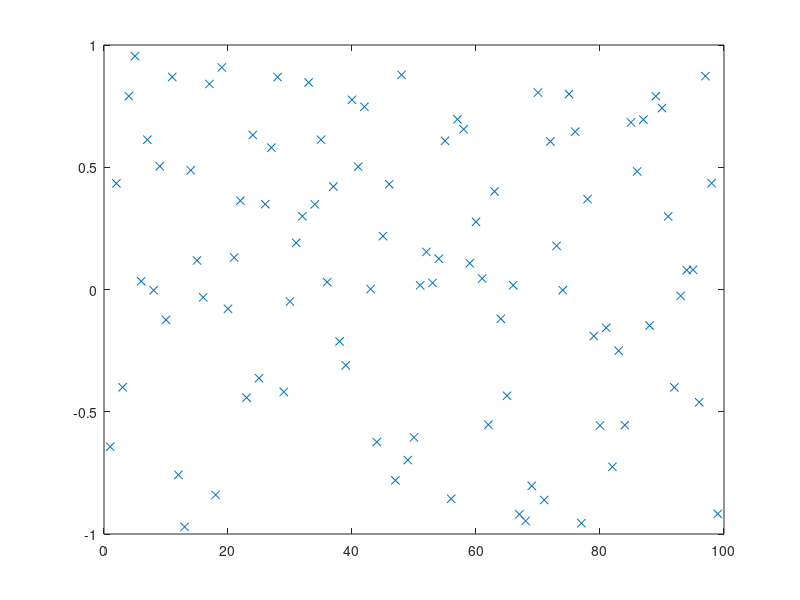

Recreate this plot in MATLAB. (Note: this script raises an error after producing the figure.)
% script <a href="matlab:MergeSortTest">MergeSortTest</a>
% Test <a href="matlab:help MergeSort">MergeSort</a> on a random set of data.
% See <a href="matlab:NRweb">Numerical Renaissance: simulation, optimization, & control</a>, Section 7.1.4.
% Part of <a href="matlab:help NRC">Numerical Renaissance Codebase 1.0</a>, <a href="matlab:help NRchap07">Chapter 7</a>; please read the <a href="matlab:help NRcopyleft">copyleft</a>.

n=99; D=2*rand(n,1)-1; close all, plot(D(:,1),'x'), pause(0.5)
[D,index]=MergeSort(D,1,n);       plot(D(:,1),'x')

% end script MergeSortTest

